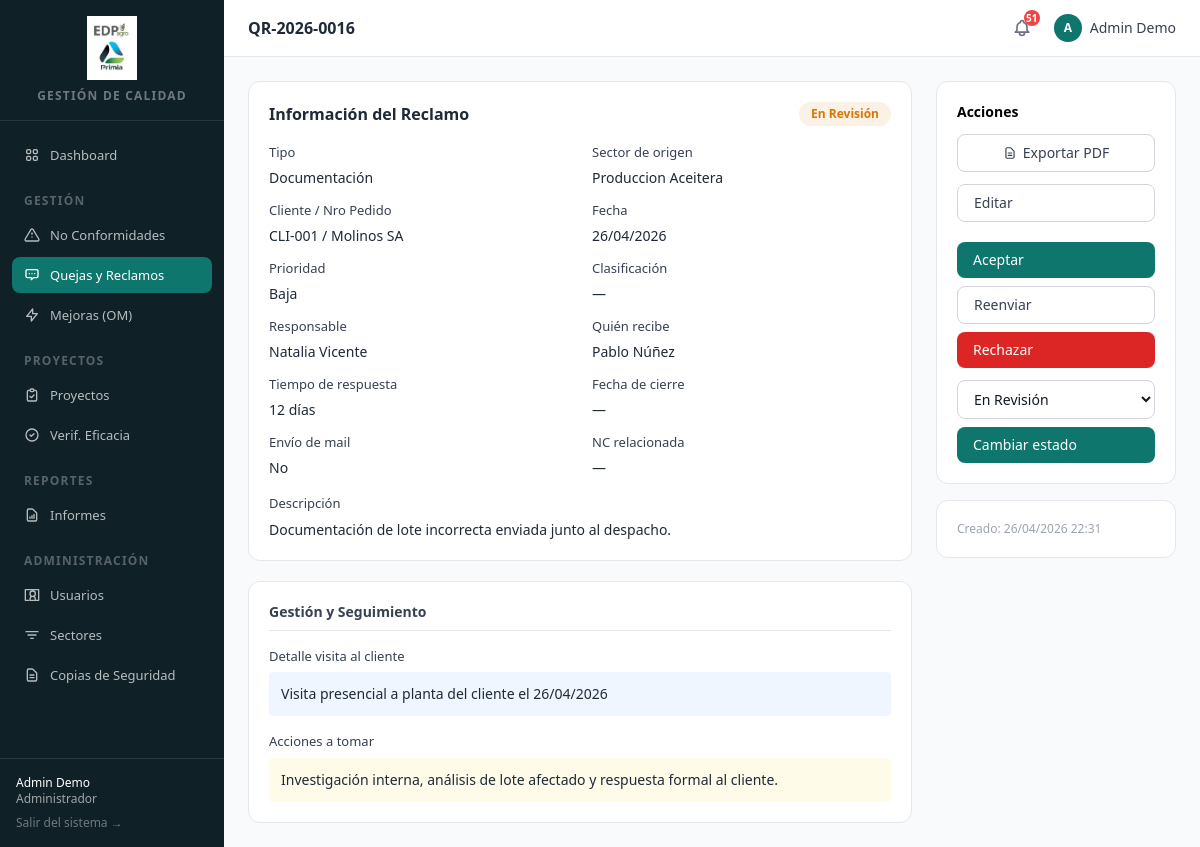
The app's page /qr/17/ (signed in) with its own data.
### apps/accounts/models.py (models this page shows, shortened)
class Usuario(AbstractUser):
    rol = models.CharField(max_length=20, choices=Rol, default=Rol.OPERARIO)
    area = models.CharField(max_length=100, blank=True)
    telefono = models.CharField(max_length=30, blank=True)
    class Meta:
        verbose_name = 'Usuario'
        verbose_name_plural = 'Usuarios'
    @property
    def es_calidad(self):
        return self.rol in (Rol.CALIDAD, Rol.MANAGER, Rol.ADMIN)
    @property
    def es_admin(self):
        return self.rol == Rol.ADMIN

### apps/qr/models.py (models this page shows, shortened)
class QuejaReclamo(ModeloBase):
    folio = models.CharField(max_length=20, unique=True, editable=False)
    fecha = models.DateField(default=timezone.now)
    sector = models.ForeignKey(
        Sector, on_delete=models.PROTECT,
        null=True, blank=True, related_name='qr_sector',
        verbose_name='Sector de origen'
    )
    responsable = models.ForeignKey(
        settings.AUTH_USER_MODEL, on_delete=models.PROTECT,
        related_name='qr_responsable'
    )
    id_cliente_pedido = models.CharField(max_length=100)
    tipo_reclamo = models.CharField(max_length=30, choices=TipoReclamo)
    descripcion = models.TextField()
    prioridad = models.CharField(
        max_length=10,
        choices=[('baja', 'Baja'), ('media', 'Media'), ('alta', 'Alta')],
        default='media'
    )
    clasificacion = models.CharField(max_length=100, blank=True)
    estado = models.CharField(max_length=20, choices=EstadoQR, default=EstadoQR.BORRADOR)
    dias_resolucion = models.PositiveIntegerField(null=True, blank=True)
    quien_recibe = models.CharField('Quién recibe la queja', max_length=200, blank=True)
    detalle_visita_cliente = models.TextField('Detalle visita al cliente', blank=True)
    acciones_a_tomar = models.TextField('Acciones a tomar', blank=True)
    resultado = models.TextField('Resultado', blank=True)
    envio_mail = models.BooleanField('Envío de mail al cliente', default=False)
    fecha_cierre = models.DateField('Fecha de cierre', null=True, blank=True)
    class Meta:
        verbose_name = 'Queja y Reclamo'
        verbose_name_plural = 'Quejas y Reclamos'
        ordering = ['-fecha']

### apps/core/models.py (models this page shows, shortened)
class Sector(models.Model):
    nombre = models.CharField(max_length=100, unique=True)
    activo = models.BooleanField(default=True)
    class Meta:
        ordering = ['nombre']
        verbose_name = 'Sector'
        verbose_name_plural = 'Sectores'

### apps/qr/views.py (the view, shortened to what this page needs)
# urls.py: path('<int:pk>/', views.detalle, name='detalle'),
@login_required
def detalle(request, pk):
    qr = get_object_or_404(QuejaReclamo, pk=pk, eliminado=False)
    puede_gestionar = request.user.es_calidad or request.user.is_superuser
    puede_editar = (
        puede_gestionar
        or (request.user.es_operario and qr.responsable_id == request.user.id and qr.estado == EstadoQR.BORRADOR)
    )
    return render(request, 'qr/detalle.html', {
        'qr': qr,
        'color_estado': COLORES_ESTADO.get(qr.estado, ''),
        'estados': EstadoQR.choices,
        'puede_gestionar': puede_gestionar,
        'puede_editar': puede_editar,
    })

### templates/qr/detalle.html (shortened to what this page needs)
{% extends "base.html" %}
{% block page_title %}{{ qr.folio }}{% endblock %}
{% block content %}
<div class="flex items-start gap-6">
  <div class="flex-1 space-y-5">
    <div class="card space-y-4">
      <div class="flex items-center justify-between">
        <h2 class="text-base font-semibold text-gray-800">Información del Reclamo</h2>
        <span class="inline-flex px-3 py-1 rounded-full text-xs font-semibold {{ color_estado }}">
          {{ qr.get_estado_display }}
        </span>
      </div>
      <dl class="grid grid-cols-2 gap-x-6 gap-y-3 text-sm">
        <div><dt class="form-label mb-0.5">Tipo</dt><dd class="text-gray-800">{{ qr.get_tipo_reclamo_display }}</dd></div>
        <div><dt class="form-label mb-0.5">Sector de origen</dt><dd class="text-gray-800">{{ qr.sector.nombre|default:"—" }}</dd></div>
        <div><dt class="form-label mb-0.5">Cliente / Nro Pedido</dt><dd class="text-gray-800">{{ qr.id_cliente_pedido|default:"—" }}</dd></div>
        <div><dt class="form-label mb-0.5">Fecha</dt><dd class="text-gray-800">{{ qr.fecha|date:"d/m/Y" }}</dd></div>
        <div><dt class="form-label mb-0.5">Prioridad</dt><dd class="text-gray-800">{{ qr.get_prioridad_display }}</dd></div>
        <div><dt class="form-label mb-0.5">Clasificación</dt><dd class="text-gray-800">{{ qr.clasificacion|default:"—" }}</dd></div>
        <div><dt class="form-label mb-0.5">Responsable</dt><dd class="text-gray-800">{{ qr.responsable.get_full_name|default:qr.responsable.username|default:"Sin asignar" }}</dd></div>
        <div><dt class="form-label mb-0.5">Quién recibe</dt><dd class="text-gray-800">{{ qr.quien_recibe|default:"—" }}</dd></div>
        <div><dt class="form-label mb-0.5">Tiempo de respuesta</dt><dd class="text-gray-800">{% if qr.dias_resolucion %}{{ qr.dias_resolucion }} días{% else %}—{% endif %}</dd></div>
        <div><dt class="form-label mb-0.5">Fecha de cierre</dt><dd class="text-gray-800">{{ qr.fecha_cierre|date:"d/m/Y"|default:"—" }}</dd></div>
        <div><dt class="form-label mb-0.5">Envío de mail</dt><dd class="text-gray-800">{% if qr.envio_mail %}<span class="text-teal-700 font-medium">Enviado</span>{% else %}No{% endif %}</dd></div>
        <div>
          <dt class="form-label mb-0.5">NC relacionada</dt>
          <dd class="text-gray-800">
            {% with nc=qr.nc_relacionadas.first %}
              {% if nc %}<a href="{% url 'nc:detalle' nc.pk %}" class="text-teal-700 hover:underline font-medium">{{ nc.folio }}</a>{% else %}—{% endif %}
            {% endwith %}
          </dd>
        </div>
      </dl>
      <div>
        <dt class="form-label mb-0.5">Descripción</dt>
        <dd class="text-sm text-gray-800 whitespace-pre-line">{{ qr.descripcion }}</dd>
      </div>
    </div>
    {% if qr.detalle_visita_cliente or qr.acciones_a_tomar or qr.resultado %}
    <div class="card space-y-4">
      <h3 class="text-sm font-semibold text-gray-700 border-b pb-2">Gestión y Seguimiento</h3>
      {% if qr.detalle_visita_cliente %}
      <div>
        <dt class="form-label mb-0.5">Detalle visita al cliente</dt>
        <dd class="text-sm text-gray-800 whitespace-pre-line bg-blue-50 rounded p-3">{{ qr.detalle_visita_cliente }}</dd>
      </div>
      {% endif %}
      {% if qr.acciones_a_tomar %}
      <div>
        <dt class="form-label mb-0.5">Acciones a tomar</dt>
        <dd class="text-sm text-gray-800 whitespace-pre-line bg-yellow-50 rounded p-3">{{ qr.acciones_a_tomar }}</dd>
      </div>
      {% endif %}
    </div>
    {% endif %}
  </div>
  <div class="w-60 space-y-4 flex-shrink-0">
    <div class="card space-y-3">
      <h3 class="text-sm font-semibold">Acciones</h3>
      <a href="{% url 'qr:pdf' qr.pk %}" target="_blank"
         class="btn-secondary w-full text-sm text-center flex items-center justify-center gap-1">
        <svg class="w-3.5 h-3.5" fill="none" viewBox="0 0 24 24" stroke="currentColor"><path stroke-linecap="round" stroke-linejoin="round" stroke-width="2" d="M9 12h6m-6 4h6m2 5H7a2 2 0 01-2-2V5a2 2 0 012-2h5.586a1 1 0 01.707.293l5.414 5.414a1 1 0 01.293.707V19a2 2 0 01-2 2z"/></svg>
        Exportar PDF
      </a>
      {% if puede_editar %}
      <a href="{% url 'qr:editar' qr.pk %}" class="btn-secondary w-full text-sm text-center block">Editar</a>
      {% endif %}
      {% if puede_gestionar and qr.estado == 'en_revision' %}
      <form method="post" class="space-y-2">
        <button type="submit" name="decision" value="aprobar" class="btn-primary w-full text-sm">Aceptar</button>
        <button type="submit" name="decision" value="reenviar" class="btn-secondary w-full text-sm">Reenviar</button>
        <button type="submit" name="decision" value="rechazar" class="btn-danger w-full text-sm">Rechazar</button>
      </form>
      {% endif %}
      {% if puede_gestionar %}
      <form method="post">
        <select name="nuevo_estado" class="form-input text-sm mb-2">
          {% for val, label in estados %}
          <option value="{{ val }}" {% if qr.estado == val %}selected{% endif %}>{{ label }}</option>
          {% endfor %}
        </select>
        <button type="submit" class="btn-primary w-full text-sm">Cambiar estado</button>
      </form>
      {% endif %}
    </div>
    <div class="card text-xs text-gray-400 space-y-1">
      <p>Creado: {{ qr.creado_en|date:"d/m/Y H:i" }}</p>
    </div>
  </div>
</div>
{% endblock %}

### templates/base.html (shortened to what this page needs)
{% load static %}
<!DOCTYPE html>
<html lang="es" class="h-full bg-gray-50">
<head>
  <script src="https://cdn.tailwindcss.com"></script>
</head>
<body class="h-full flex" hx-headers='{"X-CSRFToken": "{{ csrf_token }}"}'>
  <aside class="w-56 min-h-screen flex flex-col bg-sidebar text-white shrink-0">
    <div class="px-4 py-4 border-b border-white/10">
      <img src="{% static 'img/logo_edp.jpg' %}" alt="EDP Agro" class="h-16 w-full object-contain mb-2">
      <p class="text-center text-xs text-white/40 tracking-widest uppercase font-semibold">Gestión de Calidad</p>
    </div>
    <nav class="flex-1 px-3 py-4 space-y-1 text-sm">
      {% with request.resolver_match.app_name as active_app %}
      <a href="{% url 'dashboard:index' %}"
         class="nav-link {% if active_app == 'dashboard' %}bg-primary text-white{% else %}text-white/70 hover:bg-white/10{% endif %}">
        Dashboard
      </a>
      <p class="px-3 pt-4 pb-1 text-xs text-white/30 uppercase tracking-widest font-semibold">Gestión</p>
      <a href="{% url 'nc:lista' %}"
         class="nav-link {% if active_app == 'nc' %}bg-primary text-white{% else %}text-white/70 hover:bg-white/10{% endif %}">
        <svg class="w-4 h-4" fill="none" viewBox="0 0 24 24" stroke="currentColor"><path stroke-linecap="round" stroke-linejoin="round" stroke-width="2" d="M12 9v2m0 4h.01M10.29 3.86L1.82 18a2 2 0 001.71 3h16.94a2 2 0 001.71-3L13.71 3.86a2 2 0 00-3.42 0z"/></svg>
        No Conformidades
      </a>
      <a href="{% url 'qr:lista' %}"
         class="nav-link {% if active_app == 'qr' %}bg-primary text-white{% else %}text-white/70 hover:bg-white/10{% endif %}">
        <svg class="w-4 h-4" fill="none" viewBox="0 0 24 24" stroke="currentColor"><path stroke-linecap="round" stroke-linejoin="round" stroke-width="2" d="M8 10h.01M12 10h.01M16 10h.01M9 16H5a2 2 0 01-2-2V6a2 2 0 012-2h14a2 2 0 012 2v8a2 2 0 01-2 2h-5l-3 3v-3z"/></svg>
        Quejas y Reclamos
      </a>
      <a href="{% url 'om:lista' %}"
         class="nav-link {% if active_app == 'om' %}bg-primary text-white{% else %}text-white/70 hover:bg-white/10{% endif %}">
        <svg class="w-4 h-4" fill="none" viewBox="0 0 24 24" stroke="currentColor"><path stroke-linecap="round" stroke-linejoin="round" stroke-width="2" d="M13 10V3L4 14h7v7l9-11h-7z"/></svg>
        Mejoras (OM)
      </a>
      <p class="px-3 pt-4 pb-1 text-xs text-white/30 uppercase tracking-widest font-semibold">Proyectos</p>
      <a href="{% url 'proyectos:lista' %}"
         class="nav-link {% if active_app == 'proyectos' %}bg-primary text-white{% else %}text-white/70 hover:bg-white/10{% endif %}">
        <svg class="w-4 h-4" fill="none" viewBox="0 0 24 24" stroke="currentColor"><path stroke-linecap="round" stroke-linejoin="round" stroke-width="2" d="M9 5H7a2 2 0 00-2 2v12a2 2 0 002 2h10a2 2 0 002-2V7a2 2 0 00-2-2h-2M9 5a2 2 0 002 2h2a2 2 0 002-2M9 5a2 2 0 012-2h2a2 2 0 012 2m-6 9l2 2 4-4"/></svg>
        Proyectos
      </a>
      <a href="{% url 'verificacion:lista' %}"
         class="nav-link {% if active_app == 'verificacion' %}bg-primary text-white{% else %}text-white/70 hover:bg-white/10{% endif %}">
        <svg class="w-4 h-4" fill="none" viewBox="0 0 24 24" stroke="currentColor"><path stroke-linecap="round" stroke-linejoin="round" stroke-width="2" d="M9 12l2 2 4-4m6 2a9 9 0 11-18 0 9 9 0 0118 0z"/></svg>
        Verif. Eficacia
      </a>
      <p class="px-3 pt-4 pb-1 text-xs text-white/30 uppercase tracking-widest font-semibold">Reportes</p>
      <a href="{% url 'reportes:index' %}"
         class="nav-link {% if active_app == 'reportes' %}bg-primary text-white{% else %}text-white/70 hover:bg-white/10{% endif %}">
        <svg class="w-4 h-4" fill="none" viewBox="0 0 24 24" stroke="currentColor"><path stroke-linecap="round" stroke-linejoin="round" stroke-width="2" d="M9 17v-2m3 2v-4m3 4v-6m2 10H7a2 2 0 01-2-2V5a2 2 0 012-2h5.586a1 1 0 01.707.293l5.414 5.414a1 1 0 01.293.707V19a2 2 0 01-2 2z"/></svg>
        Informes
      </a>
      {% if request.user.es_admin or request.user.is_superuser %}
      <p class="px-3 pt-4 pb-1 text-xs text-white/30 uppercase tracking-widest font-semibold">Administración</p>
      <a href="{% url 'accounts:usuarios_lista' %}"
         class="nav-link {% if active_app == 'accounts' %}bg-primary text-white{% else %}text-white/70 hover:bg-white/10{% endif %}">
        <svg class="w-4 h-4" fill="none" viewBox="0 0 24 24" stroke="currentColor"><path stroke-linecap="round" stroke-linejoin="round" stroke-width="2" d="M17 20h5V4H2v16h5m10 0v-2a4 4 0 00-8 0v2m8 0H9m8-10a4 4 0 11-8 0 4 4 0 018 0z"/></svg>
        Usuarios
      </a>
      <a href="{% url 'core:sectores_lista' %}"
         class="nav-link {% if active_app == 'core' %}bg-primary text-white{% else %}text-white/70 hover:bg-white/10{% endif %}">
        <svg class="w-4 h-4" fill="none" viewBox="0 0 24 24" stroke="currentColor"><path stroke-linecap="round" stroke-linejoin="round" stroke-width="2" d="M3 7h18M6 12h12M10 17h4"/></svg>
        Sectores
      </a>
      <a href="{% url 'backups:lista' %}"
         class="nav-link {% if active_app == 'backups' %}bg-primary text-white{% else %}text-white/70 hover:bg-white/10{% endif %}">
        <svg class="w-4 h-4" fill="none" viewBox="0 0 24 24" stroke="currentColor"><path stroke-linecap="round" stroke-linejoin="round" stroke-width="2" d="M9 12h6m-6 4h6m2 5H7a2 2 0 01-2-2V5a2 2 0 012-2h5.586a1 1 0 01.707.293l5.414 5.414a1 1 0 01.293.707V19a2 2 0 01-2 2z"/></svg>
        Copias de Seguridad
      </a>
      {% endif %}
      {% endwith %}
    </nav>
    <div class="px-4 py-4 border-t border-white/10 text-xs text-white/60">
      <p class="font-medium text-white truncate">{{ request.user.get_full_name|default:request.user.username }}</p>
      <p class="truncate">{{ request.user.get_rol_display }}</p>
      <form method="post" action="{% url 'accounts:logout' %}" class="mt-2">
        <button type="submit" class="text-white/40 hover:text-white transition-colors">Salir del sistema →</button>
      </form>
    </div>
  </aside>
  <div class="flex-1 flex flex-col min-h-screen overflow-auto">
    <header class="sticky top-0 z-10 bg-white border-b border-gray-200 flex items-center justify-between px-6 py-3">
      <h1 class="text-base font-semibold text-gray-800">{% block page_title %}{% endblock %}</h1>
      <div class="flex items-center gap-4">
        <div class="relative" id="notif-widget">
          <button id="notif-btn"
                  hx-get="{% url 'notificaciones:panel' %}"
                  hx-target="#notif-dropdown"
                  hx-swap="innerHTML"
                  hx-trigger="click[!htmx.find('#notif-dropdown').classList.contains('notif-loaded')]"
                  onclick="toggleNotifDropdown(event)"
                  class="relative p-1.5 rounded-lg text-gray-500 hover:bg-gray-100 transition-colors">
            {% if notif_no_leidas %}
            <span id="notif-badge"
                  class="absolute -top-0.5 -right-0.5 w-4 h-4 bg-red-500 text-white text-[10px] font-bold rounded-full flex items-center justify-center">
              {{ notif_no_leidas }}
            </span>
            {% endif %}
          </button>
        </div>
        <div class="flex items-center gap-2 text-sm text-gray-700">
          <div class="w-7 h-7 rounded-full bg-primary text-white flex items-center justify-center text-xs font-bold uppercase">
            {{ request.user.username|slice:":1" }}
          </div>
          <span class="hidden sm:block font-medium">{{ request.user.get_full_name|default:request.user.username }}</span>
        </div>
      </div>
    </header>
    <main class="flex-1 px-6 py-6">
      {% block content %}{% endblock %}
    </main>
  </div>
</body>
</html>

### records on screen
Usuario: user.get_full_name "Admin Demo", user.rol "Administrador", user.username "A"
QuejaReclamo: folio "QR-2026-0016", estado "En Revisión", tipo_reclamo "Documentación", sector.nombre "Produccion Aceitera", id_cliente_pedido "CLI-001 / Molinos SA", fecha "26/04/2026", prioridad "Baja", clasificacion "—", responsable.get_full_name "Natalia Vicente", quien_recibe "Pablo Núñez", dias_resolucion "12", fecha_cierre "—", descripcion "Documentación de lote incorrecta enviada junto al despacho.", detalle_visita_cliente "Visita presencial a planta del cliente el 26/04/2026", acciones_a_tomar "Investigación interna, análisis de lote afectado y respuesta formal al cliente.", nuevo_estado "En Revisión", creado_en "26/04/2026 22:31"

### other values on screen
{{ notif_no_leidas }} "51"
